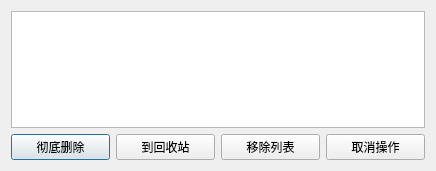
<?xml version="1.0" encoding="UTF-8"?>
<ui version="4.0">
 <class>DialogDelete</class>
 <widget class="QDialog" name="DialogDelete">
  <property name="geometry">
   <rect>
    <x>0</x>
    <y>0</y>
    <width>436</width>
    <height>171</height>
   </rect>
  </property>
  <property name="windowTitle">
   <string>删除操作选项</string>
  </property>
  <layout class="QGridLayout" name="gridLayout">
   <item row="0" column="0">
    <widget class="QTableWidget" name="tableWidget"/>
   </item>
   <item row="1" column="0">
    <layout class="QHBoxLayout" name="horizontalLayout">
     <item>
      <widget class="QPushButton" name="pushButton_delete_absolutely">
       <property name="text">
        <string>彻底删除</string>
       </property>
      </widget>
     </item>
     <item>
      <widget class="QPushButton" name="pushButton_delete_recyclebin">
       <property name="text">
        <string>到回收站</string>
       </property>
      </widget>
     </item>
     <item>
      <widget class="QPushButton" name="pushButton_delete_onlytable">
       <property name="text">
        <string>移除列表</string>
       </property>
      </widget>
     </item>
     <item>
      <widget class="QPushButton" name="pushButton_delete_canceled">
       <property name="text">
        <string>取消操作</string>
       </property>
      </widget>
     </item>
    </layout>
   </item>
  </layout>
 </widget>
 <resources/>
 <connections/>
</ui>
